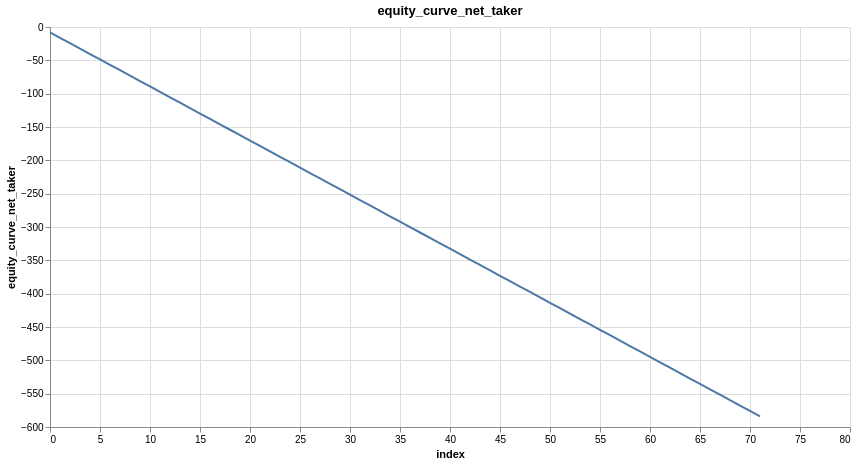

Write notebook code for a chart like this one.
### Markdown cell above
---
## 10. Optimizing Time Horizon

### 10.1 6-Hour Bars

Increasing the time horizon reduces trading frequency and fee impact.

### Code cell
time_interval = '6h'
ts = load_ohlc_timeseries_range(sym, time_interval, start_date, end_date)
ts

no_lags = 3
ts = add_log_return_features(ts, 'close', forecast_horizon, max_no_lags=no_lags)
ts

target = 'close_log_return'
feature_pool = [f'{target}_lag_{i}' for i in range(1, no_lags + 1)]
benchmark_linear_models(ts.drop_nulls(), target, feature_pool, annualized_rate, loss=nn.HuberLoss())

auto_reg_corr_matrx(ts.drop_nulls(), target, no_lags)

# Try different loss functions
benchmark_linear_models(ts.drop_nulls(), target, feature_pool, annualized_rate, loss=nn.MSELoss())
benchmark_linear_models(ts.drop_nulls(), target, feature_pool, annualized_rate, loss=nn.L1Loss(), test_size=0.3)

# Visualize with fees
features = ['close_log_return_lag_1']
model = LinearModel(len(features))
model_trades = learn_model_trades(ts.drop_nulls(), features, target, model, loss=nn.L1Loss())
model_trades = add_tx_fees_log(model_trades, maker_fee, taker_fee)
plot_column(model_trades, 'equity_curve')
plot_column(model_trades, 'equity_curve_net_taker')

### Figure 1 — Vega specification as saved in the notebook (floating-point values rounded to 4 significant figures)
{"$schema": "https://vega.github.io/schema/vega/v6.json", "data": [{"name": "param_1e9efca18e7a2868_store"}, {"name": "source_0", "values": [{"equity_curve_net_taker": -8.107, "index": 0}, {"equity_curve_net_taker": -16.22, "index": 1}, {"equity_curve_net_taker": -24.35, "index": 2}, {"equity_curve_net_taker": -32.45, "index": 3}, {"equity_curve_net_taker": -40.56, "index": 4}, {"equity_curve_net_taker": -48.67, "index": 5}, {"equity_curve_net_taker": -56.74, "index": 6}, {"equity_curve_net_taker": -64.85, "index": 7}, {"equity_curve_net_taker": -72.97, "index": 8}, {"equity_curve_net_taker": -81.08, "index": 9}, {"equity_curve_net_taker": -89.19, "index": 10}, {"equity_curve_net_taker": -97.29, "index": 11}, {"equity_curve_net_taker": -105.4, "index": 12}, {"equity_curve_net_taker": -113.6, "index": 13}, {"equity_curve_net_taker": -121.7, "index": 14}, {"equity_curve_net_taker": -129.8, "index": 15}, {"equity_curve_net_taker": -137.9, "index": 16}, {"equity_curve_net_taker": -146.0, "index": 17}, {"equity_curve_net_taker": -154.1, "index": 18}, {"equity_curve_net_taker": -162.2, "index": 19}, {"equity_curve_net_taker": -170.3, "index": 20}, {"equity_curve_net_taker": -178.5, "index": 21}, {"equity_curve_net_taker": -186.6, "index": 22}, {"equity_curve_net_taker": -194.7, "index": 23}, {"equity_curve_net_taker": -202.8, "index": 24}, {"equity_curve_net_taker": -210.9, "index": 25}, {"equity_curve_net_taker": -219.0, "index": 26}, {"equity_curve_net_taker": -227.1, "index": 27}, {"equity_curve_net_taker": -235.2, "index": 28}, {"equity_curve_net_taker": -243.4, "index": 29}, {"equity_curve_net_taker": -251.5, "index": 30}, {"equity_curve_net_taker": -259.6, "index": 31}, {"equity_curve_net_taker": -267.7, "index": 32}, {"equity_curve_net_taker": -275.8, "index": 33}, {"equity_curve_net_taker": -283.9, "index": 34}, {"equity_curve_net_taker": -292.0, "index": 35}, {"equity_curve_net_taker": -300.1, "index": 36}, {"equity_curve_net_taker": -308.3, "index": 37}, {"equity_curve_net_taker": -316.4, "index": 38}, {"equity_curve_net_taker": -324.5, "index": 39}, {"equity_curve_net_taker": -332.6, "index": 40}, {"equity_curve_net_taker": -340.7, "index": 41}, {"equity_curve_net_taker": -348.8, "index": 42}, {"equity_curve_net_taker": -356.9, "index": 43}, {"equity_curve_net_taker": -365.0, "index": 44}, {"equity_curve_net_taker": -373.1, "index": 45}, {"equity_curve_net_taker": -381.2, "index": 46}, {"equity_curve_net_taker": -389.3, "index": 47}, {"equity_curve_net_taker": -397.5, "index": 48}, {"equity_curve_net_taker": -405.6, "index": 49}, {"equity_curve_net_taker": -413.7, "index": 50}, {"equity_curve_net_taker": -421.8, "index": 51}, {"equity_curve_net_taker": -429.9, "index": 52}, {"equity_curve_net_taker": -438.0, "index": 53}, {"equity_curve_net_taker": -446.1, "index": 54}, {"equity_curve_net_taker": -454.2, "index": 55}, {"equity_curve_net_taker": -462.3, "index": 56}, {"equity_curve_net_taker": -470.4, "index": 57}, {"equity_curve_net_taker": -478.5, "index": 58}, {"equity_curve_net_taker": -486.6, "index": 59}, {"equity_curve_net_taker": -494.8, "index": 60}, {"equity_curve_net_taker": -502.9, "index": 61}, {"equity_curve_net_taker": -511.0, "index": 62}, {"equity_curve_net_taker": -519.1, "index": 63}, {"equity_curve_net_taker": -527.3, "index": 64}, {"equity_curve_net_taker": -535.4, "index": 65}, {"equity_curve_net_taker": -543.5, "index": 66}, {"equity_curve_net_taker": -551.6, "index": 67}, {"equity_curve_net_taker": -559.7, "index": 68}, {"equity_curve_net_taker": -567.8, "index": 69}, {"equity_curve_net_taker": -576.0, "index": 70}, {"equity_curve_net_taker": -584.1, "index": 71}]}, {"name": "source_0_x_domain_index", "values": [{"min": 0, "max": 71}]}, {"name": "source_0_y_domain_equity_curve_net_taker", "values": [{"min": -584.1, "max": -8.107}]}], "signals": [{"name": "unit", "value": {}, "on": [{"events": "pointermove", "update": "isTuple(group()) ? group() : unit"}]}, {"name": "param_1e9efca18e7a2868", "update": "vlSelectionResolve(\"param_1e9efca18e7a2868_store\", \"union\")"}, {"name": "param_1e9efca18e7a2868_index", "on": [{"events": [{"source": "view", "type": "dblclick"}], "update": "null"}, {"events": {"signal": "param_1e9efca18e7a2868_translate_delta"}, "update": "panLinear(param_1e9efca18e7a2868_translate_anchor.extent_x, -param_1e9efca18e7a2868_translate_delta.x / width)"}, {"events": {"signal": "param_1e9efca18e7a2868_zoom_delta"}, "update": "zoomLinear(domain(\"x\"), param_1e9efca18e7a2868_zoom_anchor.x, param_1e9efca18e7a2868_zoom_delta)"}]}, {"name": "param_1e9efca18e7a2868_equity_curve_net_taker", "on": [{"events": [{"source": "view", "type": "dblclick"}], "update": "null"}, {"events": {"signal": "param_1e9efca18e7a2868_translate_delta"}, "update": "panLinear(param_1e9efca18e7a2868_translate_anchor.extent_y, param_1e9efca18e7a2868_translate_delta.y / height)"}, {"events": {"signal": "param_1e9efca18e7a2868_zoom_delta"}, "update": "zoomLinear(domain(\"y\"), param_1e9efca18e7a2868_zoom_anchor.y, param_1e9efca18e7a2868_zoom_delta)"}]}, {"name": "param_1e9efca18e7a2868_tuple", "on": [{"events": [{"signal": "param_1e9efca18e7a2868_index || param_1e9efca18e7a2868_equity_curve_net_taker"}], "update": "param_1e9efca18e7a2868_index && param_1e9efca18e7a2868_equity_curve_net_taker ? {unit: \"\", fields: param_1e9efca18e7a2868_tuple_fields, values: [param_1e9efca18e7a2868_index,param_1e9efca18e7a2868_equity_curve_net_taker]} : null"}]}, {"name": "param_1e9efca18e7a2868_tuple_fields", "value": [{"field": "index", "channel": "x", "type": "R"}, {"field": "equity_curve_net_taker", "channel": "y", "type": "R"}]}, {"name": "param_1e9efca18e7a2868_translate_anchor", "value": {}, "on": [{"events": [{"source": "scope", "type": "pointerdown"}], "update": "{x: x(unit), y: y(unit), extent_x: domain(\"x\"), extent_y: domain(\"y\")}"}]}, {"name": "param_1e9efca18e7a2868_translate_delta", "value": {}, "on": [{"events": [{"source": "window", "between": [{"source": "scope", "type": "pointerdown"}, {"source": "window", "type": "pointerup"}], "type": "pointermove", "consume": true}], "update": "{x: param_1e9efca18e7a2868_translate_anchor.x - x(unit), y: param_1e9efca18e7a2868_translate_anchor.y - y(unit)}"}]}, {"name": "param_1e9efca18e7a2868_zoom_anchor", "on": [{"events": [{"source": "scope", "consume": true, "type": "wheel"}], "update": "{x: invert(\"x\", x(unit)), y: invert(\"y\", y(unit))}"}]}, {"name": "param_1e9efca18e7a2868_zoom_delta", "on": [{"events": [{"source": "scope", "type": "wheel", "consume": true}], "update": "pow(1.001, event.deltaY * pow(16, event.deltaMode))", "force": true}]}, {"name": "param_1e9efca18e7a2868_modify", "on": [{"events": {"signal": "param_1e9efca18e7a2868_tuple"}, "update": "modify(\"param_1e9efca18e7a2868_store\", param_1e9efca18e7a2868_tuple, true)"}]}], "marks": [{"type": "line", "name": "marks", "from": {"data": "source_0"}, "sort": {"field": "x"}, "encode": {"update": {"y": {"field": "equity_curve_net_taker", "scale": "y"}, "defined": {"signal": "isValid(datum[\"index\"]) && isFinite(+datum[\"index\"]) && isValid(datum[\"equity_curve_net_taker\"]) && isFinite(+datum[\"equity_curve_net_taker\"])"}, "stroke": {"value": "#4c78a8"}, "tooltip": {"signal": "{\"index\": format(datum[\"index\"], \"\"), \"equity_curve_net_taker\": format(datum[\"equity_curve_net_taker\"], \"\")}"}, "x": {"field": "index", "scale": "x"}}}, "interactive": true, "clip": true, "style": ["line"]}], "scales": [{"name": "x", "type": "linear", "domain": [{"signal": "(data(\"source_0_x_domain_index\")[0] || {}).min"}, {"signal": "(data(\"source_0_x_domain_index\")[0] || {}).max"}], "range": [0, {"signal": "width"}], "zero": false, "nice": true, "domainRaw": {"signal": "param_1e9efca18e7a2868[\"index\"]"}}, {"name": "y", "type": "linear", "domain": [{"signal": "(data(\"source_0_y_domain_equity_curve_net_taker\")[0] || {}).min"}, {"signal": "(data(\"source_0_y_domain_equity_curve_net_taker\")[0] || {}).max"}], "range": [{"signal": "height"}, 0], "domainRaw": {"signal": "param_1e9efca18e7a2868[\"equity_curve_net_taker\"]"}, "nice": true, "zero": true}], "axes": [{"scale": "x", "gridScale": "y", "grid": true, "maxExtent": 0, "labels": false, "minExtent": 0, "domain": false, "aria": false, "zindex": 0, "orient": "bottom", "tickCount": {"signal": "ceil(width/40)"}, "ticks": false}, {"scale": "y", "domain": false, "grid": true, "gridScale": "x", "tickCount": {"signal": "ceil(height/40)"}, "labels": false, "orient": "left", "maxExtent": 0, "minExtent": 0, "ticks": false, "zindex": 0, "aria": false}, {"scale": "x", "labelFlush": true, "zindex": 0, "title": "index", "labelOverlap": true, "grid": false, "tickCount": {"signal": "ceil(width/40)"}, "orient": "bottom"}, {"scale": "y", "grid": false, "orient": "left", "title": "equity_curve_net_taker", "labelOverlap": true, "tickCount": {"signal": "ceil(height/40)"}, "zindex": 0}], "title": {"text": "equity_curve_net_taker", "frame": "group"}, "height": 400, "style": "cell", "background": "white", "padding": 5, "width": 800}
